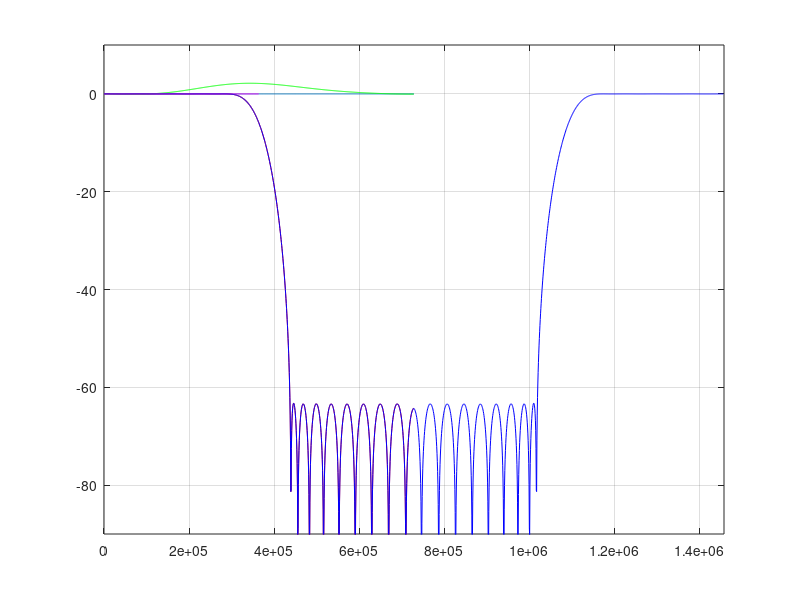

Source code (MATLAB):
fs = 2916667/2;   %sampling frequency in Hz
fn = fs/2;

R = 1;      % Decimation
N = 3;      % Order
M = 1;      % Differential Delay

plotPoints = 1024*R;

fstep = fn/plotPoints;
f = (fstep:fstep:fn)/fs;
num = sin(pi*R*M*f);
den = sin(pi*f);
H = (num./den).^N;

H = H';
H = H./max(H);
H = abs(H);
H = H + 1e-6;
dBH = 20*log10(H);
figure(1)
hold off
plot(f.*fs,dBH);

% Decimated sample rates
frs = fs/R;
frn = frs/2;

% CIC Compensation filter
taps = 11;
order = taps-1;
wc = 0.025:0.05:0.275;
gain = 1./abs(sinc(wc).^3);
wc = [0.025:0.05:0.475];
gain = [ gain(1:(length(gain)-1)) gain((length(gain)-1):-1:1)];
bfilter = remez(order,2*[wc],[gain]);

[Hc,w] = freqz(bfilter,1,plotPoints/R,frs);
Hc = Hc ./ abs(Hc(1));
Hc = Hc + 1e-6;
figure(1);
hold on
plot(w,20*log10(abs(Hc)),'g'),grid


% Post CIC halfband
taps = 35;
order = taps-1;
delta = 0.05;
bfilter = remez(order,2*[0 0.25-delta 0.25+delta 0.5],[1 1 0 0]);

[Hb,w] = freqz(bfilter,1,plotPoints/R,frs);
Hb = Hb ./ max(Hb);
Hb = Hb + 1e-8;
figure(1);
hold on
plot(w,20*log10(abs(Hb)),'r'),grid

% Post Halfband FIR
taps = 15;
order = taps-1;
%win = chebwin(taps,50);
%win = nuttallwin(taps);
win = kaiser(taps,7);
%win = blackman(taps);
%win = gausswin(taps);
%win = bohmanwin(taps);
%win = tukeywin(taps,0.7);
fc = 2*0.1;
bfilter = fir1(order,fc,win);

[Hf,wf] = freqz(bfilter,1,plotPoints/R/2,frs/2);
Hf = Hf ./ max(Hf);
Hf = Hf + 1e-6;
Hf = ones(plotPoints/R/2,1);
figure(1);
hold on
plot(wf,20*log10(abs(Hf)),'m'),grid



% Repeat the halfband response across the cic response
if R == 1
    Hsum = Hb .* [Hf ; Hf((plotPoints/2):-1:1)];
    Hdec = [Hsum ; Hsum(plotPoints:-1:1)];
    wdec = [w ; (w(plotPoints) + w(1:plotPoints))];
else
    Hsum = Hb .* Hc .* [Hf ; Hf((plotPoints/R/2):-1:1)];
    Hdec = Hsum;
    wdec = w;
    for k = 2:R
        wdec = [wdec ; (w + (k-1)*frn)];
        if (2*floor(k/2) == k)
            Hdec = [Hdec ; Hsum((plotPoints/R) : -1 : 1)];
        else
            Hdec = [Hdec ; Hsum];    
        end
    end
    % Show the combined response
    Hcomb = 20*log10(abs(H)) + 20*log10(abs(Hdec));
    plot(wdec, Hcomb, 'k');
end

plot(wdec, 20*log10(abs(Hdec)),'b');



%axis([0 2*fn/R -10 10]);
axis([0 2*fn/R -90 10]);
%axis([0 fn -90 10]);

